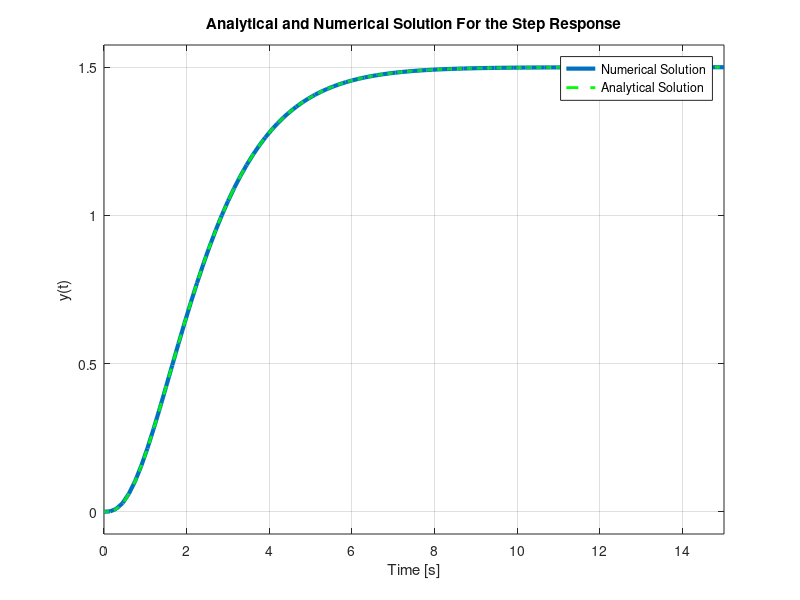

Source code (MATLAB):
clc;
clear;
close;


% Question 3.1:
p = [1 4 5 2]; %defining the polynomial
r = roots(p) %finding the roots of polynomial 'p'


% Qustion 3.3:
t = [0:0.01:15];
AS = 3/2-3/2.*exp(-2.*t)-3.*t.*exp(-t); %analytical solution
sys = tf([3],[1 4 5 2]); %creats the transfer function
fig1 = figure('name', 'HW4'); % sets a figure
step(sys,15); %ploting the system response to a step function input
set(findall (gcf,'type', 'line'), 'linewidth', 3); %changing the graph's look
hold on
plot(t,AS, '--', 'color', 'green', 'linewidth', 2); %plots on the same graph the analytica solution
grid on
ylabel('y(t)');
legend("Numerical Solution", "Analytical Solution");
title("Analytical and Numerical Solution For the Step Response");
exportgraphics(fig1, 'HW4_gragh.pdf','ContentType','image'); %export the fig1 to a PDF in vector format

